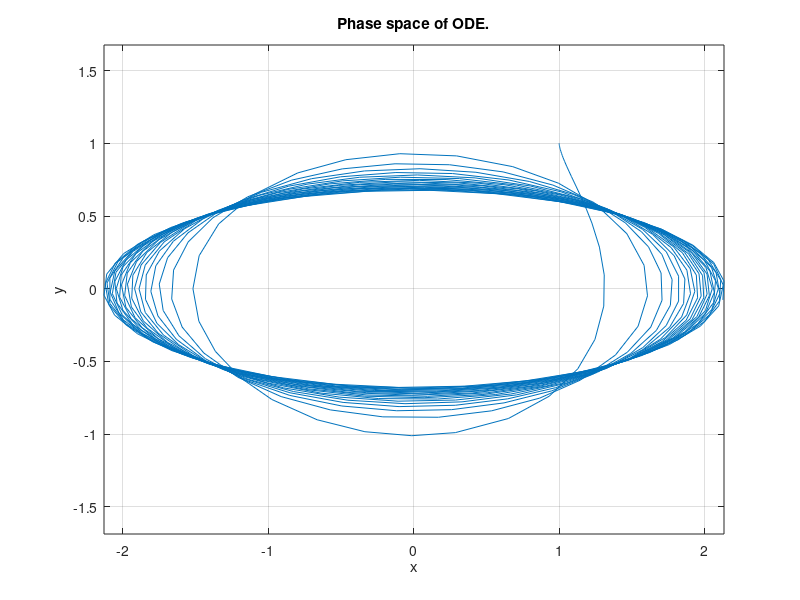
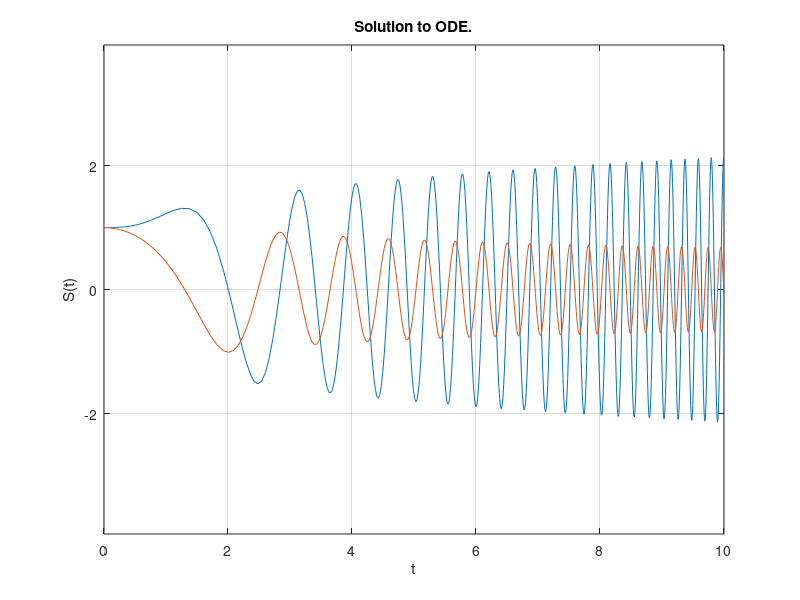

Write the MATLAB code that produced these figures, in order.
% Script demonstrating built-in ODE solver: ode45.
% Author: Chris B. Kirov
% Date: 31.10.2017
clc; clear; close all;

% Consider the ODE described by: \frac{dS(t)}{dt}  = \begin{matrix} 0 & t^2 \\ -t & 0 \end{matrix} S(t).
F = @(t, S) [0, t^2; -t, 0] * S;

% Approximate over the interval [0,1], with initial condition: S_0 = \begin{matrix} 1 \\ 1 \end{matrix}.
[T, S] = ode45(F, [0, 10], [1; 1]);

% Plot the phase space: (x(t), y(t)).
plot(S(:, 1), S(:, 2))
axis tight
axis equal
grid on
xlabel('x')
ylabel('y')
title('Phase space of ODE.')

figure

plot(T, S)
axis tight
axis equal
grid on
xlabel('t')
ylabel('S(t)')
title('Solution to ODE.')

